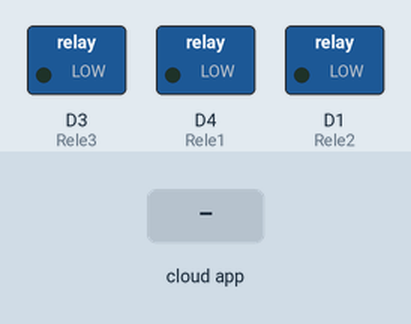
Simulated run of this sketch. Board: ESP8266 (NodeMCU). Parts: switched loads named in the sketch (green lamp = pin HIGH). The inputs (shaded band) are chosen by the test bench. WiFi joins after 1.5 s; servers stay silent unless stated; no MQTT or app messages arrive unless stated; what the sketch prints to the serial monitor is not drawn.

Above: at 2.7 s.
2.8 s: the phone or cloud app sets led to 1
At 4.0 s:
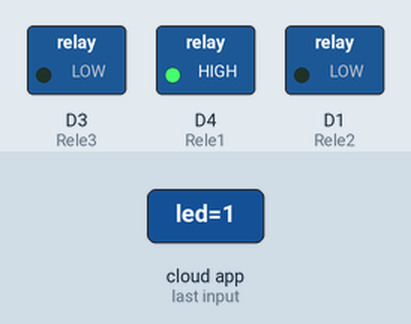
4.3 s: the phone or cloud app sets Relay3 to 1
At 4.8 s:
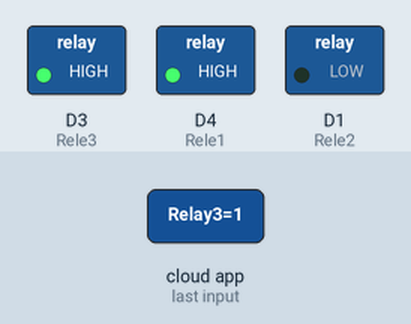
5.8 s: the phone or cloud app sets Relay4 to 0
At 6.3 s:
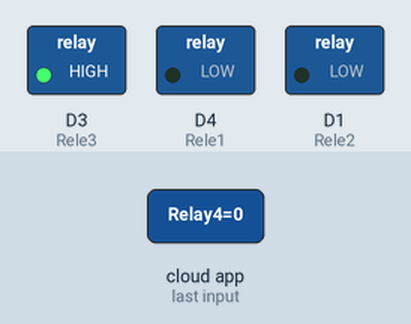
7.3 s: the phone or cloud app sets Relay2 to 1
At 8.2 s:
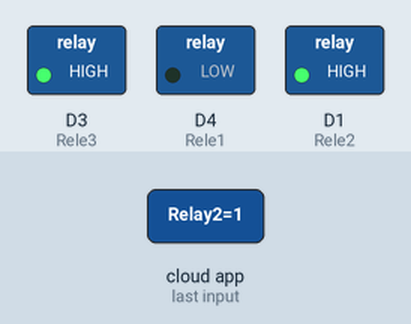
8.8 s: the phone or cloud app sets Relay3 to 0
At 9.7 s:
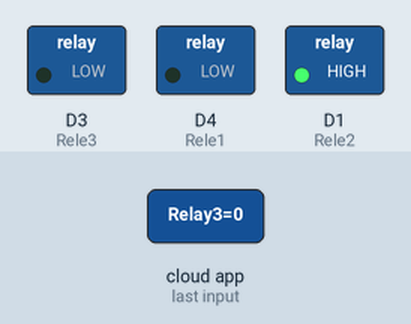
10.3 s: the phone or cloud app sets Relay4 to 1
At 11.7 s:
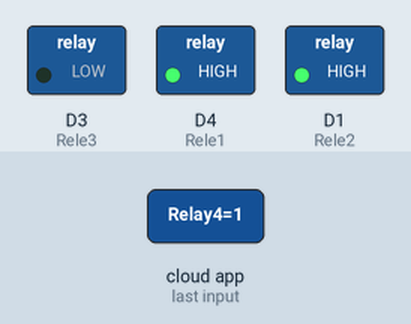
Timing chart, 0 to 12.8 s (numbered marks = the images above; inputs shaded):
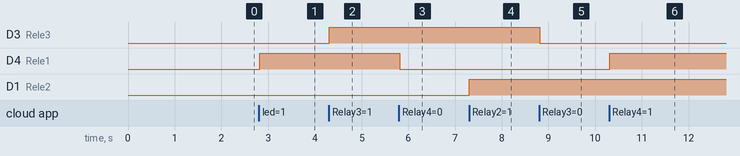

The sketch:

comando_led_internet.ino
```cpp
#include <ESP8266WiFi.h>
#include "Adafruit_MQTT.h"
#include "Adafruit_MQTT_Client.h"

#define Rele1            2
#define Rele2            D1
#define Rele3            D3
#define Rele4            D4

#define WLAN_SSID       "Nome_da_sua_rede"             // Your SSID
#define WLAN_PASS       "Sus_senha"        // Your password

/************************* Adafruit.io Setup *********************************/

#define AIO_SERVER      "io.adafruit.com" //Adafruit Server
#define AIO_SERVERPORT  1883
#define AIO_USERNAME  "Seu_Usuario"
#define AIO_KEY       "Sua_Chave"

//WIFI CLIENT
WiFiClient client;

Adafruit_MQTT_Client mqtt(&client, AIO_SERVER, AIO_SERVERPORT, AIO_USERNAME, AIO_KEY);

Adafruit_MQTT_Subscribe Light1 = Adafruit_MQTT_Subscribe(&mqtt, AIO_USERNAME "/feeds/led"); // Crie aqui sua variavel
Adafruit_MQTT_Subscribe Light2 = Adafruit_MQTT_Subscribe(&mqtt, AIO_USERNAME "/feeds/Relay2"); // a palavra feeds deve estar em todos
Adafruit_MQTT_Subscribe Light3 = Adafruit_MQTT_Subscribe(&mqtt, AIO_USERNAME "/feeds/Relay3");
Adafruit_MQTT_Subscribe Light4 = Adafruit_MQTT_Subscribe(&mqtt, AIO_USERNAME "/feeds/Relay4");

void MQTT_connect();

void setup() {
  Serial.begin(115200);

  pinMode(Rele1, OUTPUT);
  pinMode(Rele2, OUTPUT);
  pinMode(Rele3, OUTPUT);
  pinMode(Rele4, OUTPUT);

  // Connect to WiFi access point.
  Serial.println(); Serial.println();
  Serial.print("Connecting to ");
  Serial.println(WLAN_SSID);

  WiFi.begin(WLAN_SSID, WLAN_PASS);
  while (WiFi.status() != WL_CONNECTED) {
    delay(500);
    Serial.print(".");
  }
  Serial.println();

  Serial.println("WiFi connected");
  Serial.println("IP address: ");
  Serial.println(WiFi.localIP());

  mqtt.subscribe(&Light1);
  mqtt.subscribe(&Light3);
  mqtt.subscribe(&Light2);
  mqtt.subscribe(&Light4);
}

void loop() {

  MQTT_connect();

  Adafruit_MQTT_Subscribe *subscription;
  while ((subscription = mqtt.readSubscription(20000))) {
    if (subscription == &Light1) {
      Serial.print(F("Got: "));
      Serial.println((char *)Light1.lastread);
      int Light1_State = atoi((char *)Light1.lastread);
      digitalWrite(Rele1, Light1_State);
    }
    if (subscription == &Light2) {
      Serial.print(F("Got: "));
      Serial.println((char *)Light2.lastread);
      int Light2_State = atoi((char *)Light2.lastread);
      digitalWrite(Rele2, Light2_State);
    }
    if (subscription == &Light3) {
      Serial.print(F("Got: "));
      Serial.println((char *)Light3.lastread);
      int Light3_State = atoi((char *)Light3.lastread);
      digitalWrite(Rele3, Light3_State);
    }
    if (subscription == &Light4) {
      Serial.print(F("Got: "));
      Serial.println((char *)Light4.lastread);
      int Light4_State = atoi((char *)Light4.lastread);
      digitalWrite(Rele4, Light4_State);
    }
  }
}

void MQTT_connect() {
  int8_t ret;

  if (mqtt.connected()) {
    return;
  }

  Serial.print("Connecting to MQTT... ");

  uint8_t retries = 3;

  while ((ret = mqtt.connect()) != 0) {
    Serial.println(mqtt.connectErrorString(ret));
    Serial.println("Retrying MQTT connection in 5 seconds...");
    mqtt.disconnect();
    delay(5000);
    retries--;
    if (retries == 0) {
      while (1);
    }
  }
  Serial.println("MQTT Connected!");
}
```

Measured:
- after the input at 2.8 s, D4 (Rele1): LOW → HIGH at once
- after the input at 4.3 s, D3 (Rele3): LOW → HIGH at once
- after the input at 5.8 s, D4 (Rele1): HIGH → LOW at once
- after the input at 7.3 s, D1 (Rele2): LOW → HIGH at once
- after the input at 8.8 s, D3 (Rele3): HIGH → LOW at once
- after the input at 10.3 s, D4 (Rele1): LOW → HIGH at once
